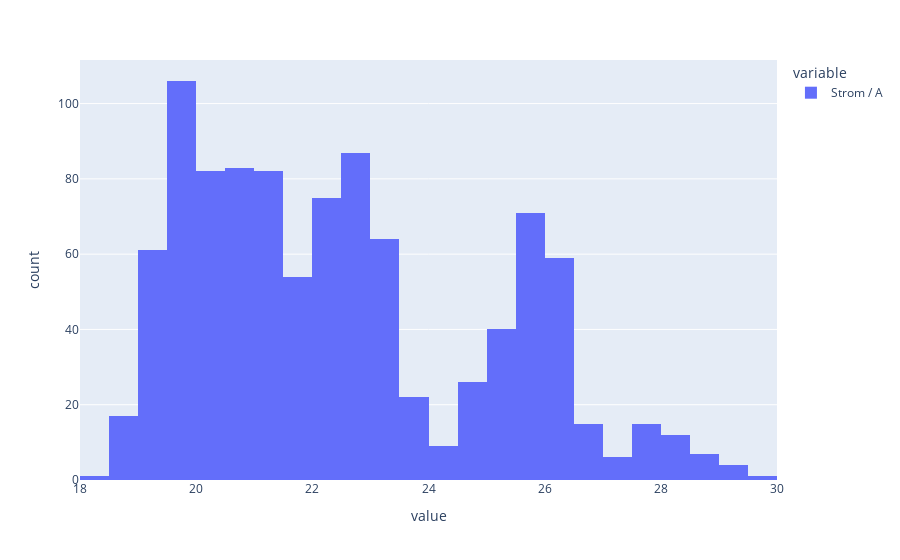

This figure's notebook cell:
### Markdown cell above
Versuchen Sie, mit der Histogramm-Funktion zu spielen: stellen Sie selbständig ein Histogramm von der Stromaufnahme in Ampere dar. Was fällt Ihnen an dieser Verteilung auf?

### Code cell
import pandas as pd

df = pd.read_csv("data/machine_data.csv", delimiter=";", decimal=",")
df["Strom / A"].plot(kind="hist")

### Figure 1 — Plotly figure (JSON) as saved in the notebook; plotly's stock layout.template omitted (floating-point values rounded to 4 significant figures; data arrays with more than 128 entries replaced by an {"elided": "..."} marker saying what was removed)
{"data": [{"alignmentgroup": "True", "bingroup": "x", "hovertemplate": "variable=Strom / A<br>value=%{x}<br>count=%{y}<extra></extra>", "legendgroup": "Strom / A", "marker": {"color": "#636efa", "pattern": {"shape": ""}}, "name": "Strom / A", "offsetgroup": "Strom / A", "orientation": "v", "showlegend": true, "type": "histogram", "x": {"elided": "1000 float values"}, "xaxis": "x", "yaxis": "y"}], "layout": {"barmode": "relative", "legend": {"title": {"text": "variable"}, "tracegroupgap": 0}, "margin": {"t": 60}, "xaxis": {"anchor": "y", "domain": [0, 1], "title": {"text": "value"}}, "yaxis": {"anchor": "x", "domain": [0, 1], "title": {"text": "count"}}}}
